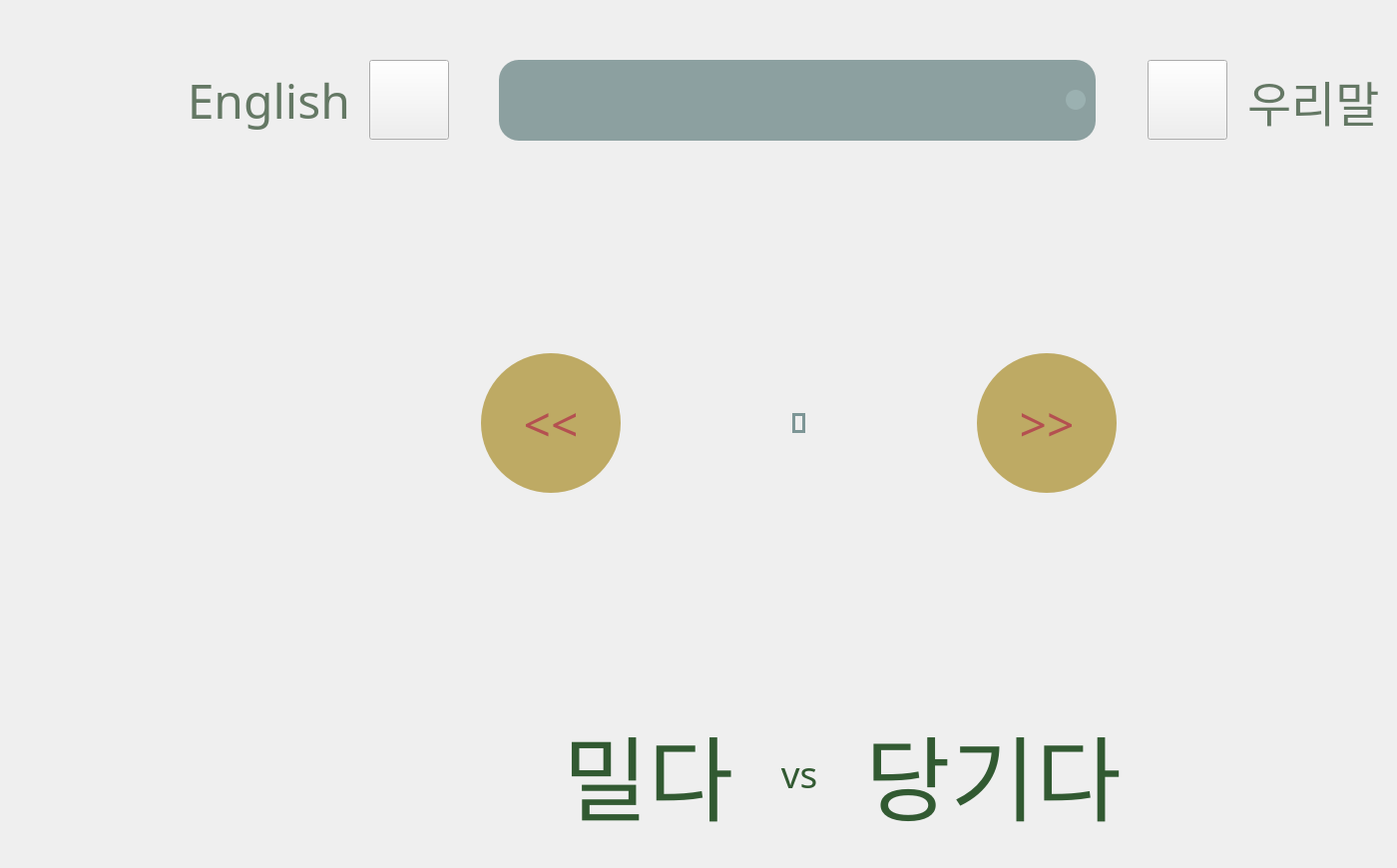
      <widget class="QWidget" name="eng3">
       <widget class="QWidget" name="horizontalLayoutWidget_21">
        <property name="geometry">
         <rect>
          <x>330</x>
          <y>690</y>
          <width>941</width>
          <height>171</height>
         </rect>
        </property>
        <layout class="QHBoxLayout" name="opp_kor_layout">
         <item>
          <widget class="QLabel" name="opp_kor_1">
           <property name="font">
            <font>
             <family>배달의민족 연성</family>
             <pointsize>70</pointsize>
            </font>
           </property>
           <property name="styleSheet">
            <string notr="true">color: rgb(50, 90, 50);</string>
           </property>
           <property name="text">
            <string>밀다</string>
           </property>
           <property name="alignment">
            <set>Qt::AlignRight|Qt::AlignTrailing|Qt::AlignVCenter</set>
           </property>
          </widget>
         </item>
         <item>
          <widget class="QLabel" name="opp_kor_vs">
           <property name="sizePolicy">
            <sizepolicy hsizetype="Fixed" vsizetype="Preferred">
             <horstretch>0</horstretch>
             <verstretch>0</verstretch>
            </sizepolicy>
           </property>
           <property name="minimumSize">
            <size>
             <width>120</width>
             <height>0</height>
            </size>
           </property>
           <property name="font">
            <font>
             <family>배달의민족 도현</family>
             <pointsize>28</pointsize>
            </font>
           </property>
           <property name="styleSheet">
            <string notr="true">color: rgb(50, 90, 50);</string>
           </property>
           <property name="text">
            <string>vs</string>
           </property>
           <property name="alignment">
            <set>Qt::AlignCenter</set>
           </property>
          </widget>
         </item>
         <item>
          <widget class="QLabel" name="opp_kor_2">
           <property name="font">
            <font>
             <family>배달의민족 연성</family>
             <pointsize>70</pointsize>
            </font>
           </property>
           <property name="styleSheet">
            <string notr="true">color: rgb(50, 90, 50);</string>
           </property>
           <property name="text">
            <string>당기다</string>
           </property>
           <property name="alignment">
            <set>Qt::AlignLeading|Qt::AlignLeft|Qt::AlignVCenter</set>
           </property>
          </widget>
         </item>
        </layout>
       </widget>
       <widget class="QLabel" name="opp_english">
        <property name="geometry">
         <rect>
          <x>160</x>
          <y>60</y>
          <width>191</width>
          <height>81</height>
         </rect>
        </property>
        <property name="font">
         <font>
          <family>배달의민족 연성</family>
          <pointsize>36</pointsize>
         </font>
        </property>
        <property name="styleSheet">
         <string notr="true">color: rgb(100, 120, 100);</string>
        </property>
        <property name="text">
         <string>English</string>
        </property>
        <property name="alignment">
         <set>Qt::AlignRight|Qt::AlignTrailing|Qt::AlignVCenter</set>
        </property>
       </widget>
       <widget class="QLabel" name="opp_korean">
        <property name="geometry">
         <rect>
          <x>1250</x>
          <y>60</y>
          <width>141</width>
          <height>81</height>
         </rect>
        </property>
        <property name="font">
         <font>
          <family>배달의민족 연성</family>
          <pointsize>36</pointsize>
         </font>
        </property>
        <property name="styleSheet">
         <string notr="true">color: rgb(100, 120, 100);</string>
        </property>
        <property name="text">
         <string>우리말</string>
        </property>
        <property name="alignment">
         <set>Qt::AlignLeading|Qt::AlignLeft|Qt::AlignVCenter</set>
        </property>
       </widget>
       <widget class="QPushButton" name="opp_eng_btn">
        <property name="geometry">
         <rect>
          <x>370</x>
          <y>60</y>
          <width>80</width>
          <height>80</height>
         </rect>
        </property>
        <property name="sizePolicy">
         <sizepolicy hsizetype="Minimum" vsizetype="Expanding">
          <horstretch>0</horstretch>
          <verstretch>0</verstretch>
         </sizepolicy>
        </property>
        <property name="text">
         <string/>
        </property>
        <property name="icon">
         <iconset>
          <normaloff>resources/numb2/united-states.png</normaloff>resources/numb2/united-states.png</iconset>
        </property>
        <property name="iconSize">
         <size>
          <width>80</width>
          <height>80</height>
         </size>
        </property>
       </widget>
       <widget class="QPushButton" name="opp_kor_btn">
        <property name="geometry">
         <rect>
          <x>1150</x>
          <y>60</y>
          <width>80</width>
          <height>80</height>
         </rect>
        </property>
        <property name="sizePolicy">
         <sizepolicy hsizetype="Minimum" vsizetype="Expanding">
          <horstretch>0</horstretch>
          <verstretch>0</verstretch>
         </sizepolicy>
        </property>
        <property name="text">
         <string/>
        </property>
        <property name="icon">
         <iconset>
          <normaloff>resources/numb2/south-korea.png</normaloff>resources/numb2/south-korea.png</iconset>
        </property>
        <property name="iconSize">
         <size>
          <width>80</width>
          <height>80</height>
         </size>
        </property>
       </widget>
       <widget class="QWidget" name="horizontalLayoutWidget_22">
        <property name="geometry">
         <rect>
          <x>330</x>
          <y>170</y>
          <width>941</width>
          <height>508</height>
         </rect>
        </property>
        <layout class="QHBoxLayout" name="opp_layout">
         <property name="spacing">
          <number>20</number>
         </property>
         <item>
          <widget class="QPushButton" name="opp_prev">
           <property name="sizePolicy">
            <sizepolicy hsizetype="Expanding" vsizetype="Expanding">
             <horstretch>0</horstretch>
             <verstretch>0</verstretch>
            </sizepolicy>
           </property>
           <property name="minimumSize">
            <size>
             <width>140</width>
             <height>140</height>
            </size>
           </property>
           <property name="maximumSize">
            <size>
             <width>140</width>
             <height>140</height>
            </size>
           </property>
           <property name="font">
            <font>
             <family>배달의민족 도현</family>
             <pointsize>36</pointsize>
            </font>
           </property>
           <property name="styleSheet">
            <string notr="true">color:rgb(180, 80, 80);
background-color: rgb(190, 170, 100);
border-radius:70px;</string>
           </property>
           <property name="text">
            <string>&lt;&lt;</string>
           </property>
          </widget>
         </item>
         <item>
          <widget class="QLabel" name="opp_img">
           <property name="sizePolicy">
            <sizepolicy hsizetype="Fixed" vsizetype="Fixed">
             <horstretch>0</horstretch>
             <verstretch>0</verstretch>
            </sizepolicy>
           </property>
           <property name="styleSheet">
            <string notr="true">border:3px solid rgb(125, 150, 150);</string>
           </property>
           <property name="text">
            <string/>
           </property>
           <property name="pixmap">
            <pixmap>resources/opposites/push_pull.jpg</pixmap>
           </property>
          </widget>
         </item>
         <item>
          <widget class="QPushButton" name="opp_next">
           <property name="sizePolicy">
            <sizepolicy hsizetype="Expanding" vsizetype="Expanding">
             <horstretch>0</horstretch>
             <verstretch>0</verstretch>
            </sizepolicy>
           </property>
           <property name="minimumSize">
            <size>
             <width>140</width>
             <height>140</height>
            </size>
           </property>
           <property name="maximumSize">
            <size>
             <width>140</width>
             <height>140</height>
            </size>
           </property>
           <property name="font">
            <font>
             <family>배달의민족 도현</family>
             <pointsize>36</pointsize>
            </font>
           </property>
           <property name="styleSheet">
            <string notr="true">color:rgb(180, 80, 80);
background-color: rgb(190, 170, 100);
border-radius:70px;</string>
           </property>
           <property name="text">
            <string>&gt;&gt;</string>
           </property>
          </widget>
         </item>
        </layout>
       </widget>
       <widget class="QComboBox" name="opp_combo">
        <property name="geometry">
         <rect>
          <x>500</x>
          <y>60</y>
          <width>601</width>
          <height>81</height>
         </rect>
        </property>
        <property name="font">
         <font>
          <family>배달의민족 연성</family>
          <pointsize>40</pointsize>
         </font>
        </property>
        <property name="styleSheet">
         <string notr="true">QComboBox {
	background-color: rgb(140, 160, 160);
	selection-background-color:transparent;
    color: rgb(110, 140, 130);
	border-radius:20px;
	margin-right:3px;
	padding-left: 50px;
	outline:0px;
}
QComboBox::drop-down:button{
	background-color: rgb(155, 177, 177);
	margin-right:10px;
    margin-top:30px;
	margin-bottom:30px;
    height:20px;
    width:20px;
    border-radius:10px;
}
QComboBox QAbstractItemView {
    background: rgb(133, 155, 155);
    selection-background-color: rgb(133, 155, 155);
	color: rgb(70, 100, 70);
	selection-color:rgb(50, 120, 50);
    border:1px solid rgb(50, 90, 50);
    padding:15px;
	outline:0px;
}</string>
        </property>
       </widget>
      </widget>
